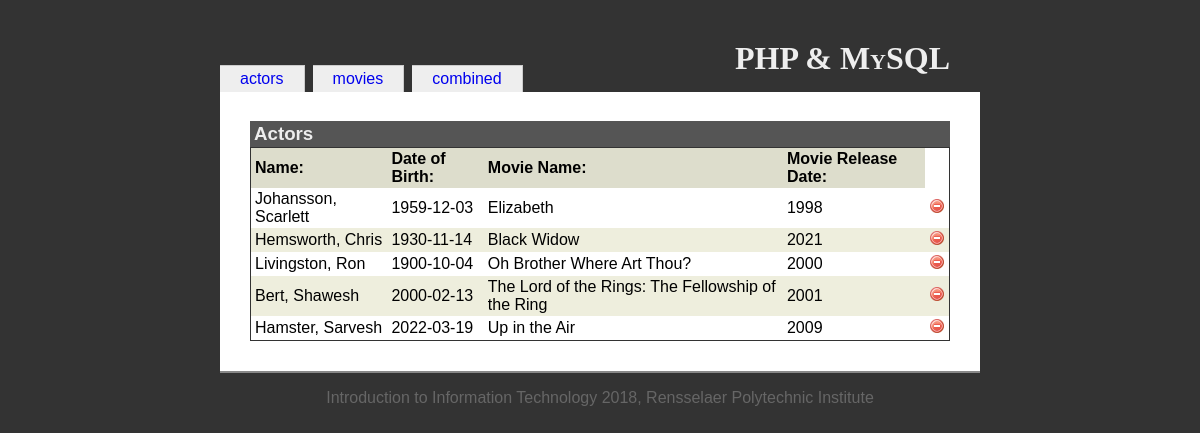
The app's page /inclassexample/combinedTable.php with its own data.
### tables this page shows
CREATE TABLE `actors` (
  `actorid` int(10) UNSIGNED NOT NULL,
  `first_names` varchar(100) NOT NULL,
  `last_name` varchar(100) NOT NULL,
  `dob` date DEFAULT NULL
);

CREATE TABLE `movies` (
  `movieid` int(10) UNSIGNED NOT NULL,
  `title` varchar(100) NOT NULL,
  `year` char(4) DEFAULT NULL
);

### inclassexample/combinedTable.php (the view, shortened to what this page needs)
<?php
include('./includes/init.inc.php');
include('./includes/functions.inc.php');
?>
<?php
include('includes/head.inc.php');
?>
<h1>PHP &amp; MySQL</h1>
<?php include('includes/menubody.inc.php'); ?>
<?php
$dbOk = false;
@$db = new mysqli('localhost', 'root', 'Sarvesh_2003', 'iit');
if ($db->connect_error) {
   echo '<div class="messages">Could not connect to the database. Error: ';
   echo $db->connect_errno . ' - ' . $db->connect_error . '</div>';
} else {
   $dbOk = true;
}
?>
<h3>Actors</h3>
<table id="actorTable">
   <?php
   if ($dbOk) {
      $query = 'select * from actors';
      $result = $db->query($query);
      $numRecords = $result->num_rows;
      $query1 = 'select * from movies';
      $result1 = $db->query($query1);
      echo '<tr><th>Name:</th><th>Date of Birth:</th><th>Movie Name:</th><th>Movie Release Date:</th></tr>';
      for ($i = 0; $i < $numRecords; $i++) {
         $record = $result->fetch_assoc();
         $record1 = $result1->fetch_assoc();
         if ($i % 2 == 0) {
            echo "\n" . '<tr id="actor-' . $record['actorid'] . '"><td>';
         } else {
            echo "\n" . '<tr class="odd" id="actor-' . $record['actorid'] . '"><td>';
         }
         echo htmlspecialchars($record['last_name']) . ', ';
         echo htmlspecialchars($record['first_names']);
         echo '</td><td>';
         echo htmlspecialchars($record['dob']);
         echo '</td><td>';
         echo htmlspecialchars($record1['title']);
         echo '</td><td>';
         echo htmlspecialchars($record1['year']);
         echo '</td><td>';
         echo '<img src="resources/delete.png" class="deleteActor" width="16" height="16" alt="delete actor"/>';
         echo '</td></tr>';
      }
   }
   ?>
</table>
<?php include('includes/foot.inc.php');
?>

### inclassexample/includes/init.inc.php
<!doctype html>
<html>
  <head>

### inclassexample/includes/head.inc.php (shortened to what this page needs)
  <link href="resources/iit.css" rel="stylesheet" type="text/css"/>
</head>
<body>
  <div id="header">

### inclassexample/includes/menubody.inc.php (shortened to what this page needs)
<?php echo buildMenu(); ?>
</div>
<div id="bodyBlock">

### inclassexample/includes/functions.inc.php
<?php
function buildMenu() {
	$menu = array(
		'index' => 'actors',
		'movies' => 'movies',
		'combinedTable' => 'combined'
	);
	$menuOutput = '<ul id="menu">';
	foreach ($menu as $key => $value) {
		if($_SERVER['PHP_SELF'] == "$key.php") {
			$selected = ' class="selected"';
		} else {
			$selected = '';
		}
		$menuOutput .= '<li' . $selected . '><a href="' . $key . '.php" title="' . $value . '">' . $value . '</a></li>';
	}
	$menuOutput .= '</ul>';
  return $menuOutput;
}
?>

### inclassexample/includes/foot.inc.php
    </div>
    <div id="footer">
      Introduction to Information Technology 2018, Rensselaer Polytechnic Institute
    </div>
  </body>
</html>

### inclassexample/resources/iit.css (style rules this page uses)
body { font-family: Georgia, Arial, Helvetica, sans-serif; color: black; background-color: #333; margin: 0; padding: 0; }
#header { position: relative; width: 760px; margin: 0 auto; color: #eee; background-color: #333; padding: 0; }
h1 { position: relative; top: 20px; text-align: right; margin: 20px 30px 0 0; font-family: Palatino, Times New Roman, Times, serif; font-variant: small-caps; }
#menu { width: 100%; margin: 0.5em 0 0 0; padding: 0; }
#menu li { display: inline-block; list-style: none; padding: 0; margin: 0 0.5em 0 0; color: #333; background-color: #eee; border-top: 1px solid #ccc; border-right: 1px solid #ccc; }
#menu a { display: block; padding: 4px 20px; text-decoration: none; }
#bodyBlock { width: 700px; margin: 0 auto; padding: 10px 30px 30px 30px; color: black; background-color: white; border-bottom: 2px solid #888; }
h3 { margin: 1em 0 0 0; background-color: #555; color: #eee; padding: 2px 4px; }
table { margin: 0; }
th { text-align: left; padding-right: 1em; }
td { padding-right: 1em; }
#actorTable { width: 100%; border-spacing: 0; border: 1px solid #333; }
#actorTable th { background-color: #ddc; padding: 2px 4px; }
#actorTable td { padding: 2px 4px; }
#actorTable tr.odd td { background-color: #eed; color: black; }
.deleteActor { cursor: pointer; }
#footer { text-align: center; margin: 1em 0 0 0; color: #666; background-color: transparent; }

### records on screen
actors: last_name "Johansson", first_names "Scarlett", dob "1959-12-03", movies.title "Elizabeth", movies.year "1998"
actors: last_name "Hemsworth", first_names "Chris", dob "1930-11-14", movies.title "Black Widow", movies.year "2021"
actors: last_name "Livingston", first_names "Ron", dob "1900-10-04", movies.title "Oh Brother Where Art Thou?", movies.year "2000"
actors: last_name "Bert", first_names "Shawesh", dob "2000-02-13", movies.title "The Lord of the Rings: The Fellowship of the Ring", movies.year "2001"
actors: last_name "Hamster", first_names "Sarvesh", dob "2022-03-19", movies.title "Up in the Air", movies.year "2009"

### other values on screen
$value "actors"
$value "movies"
$value "combined"
